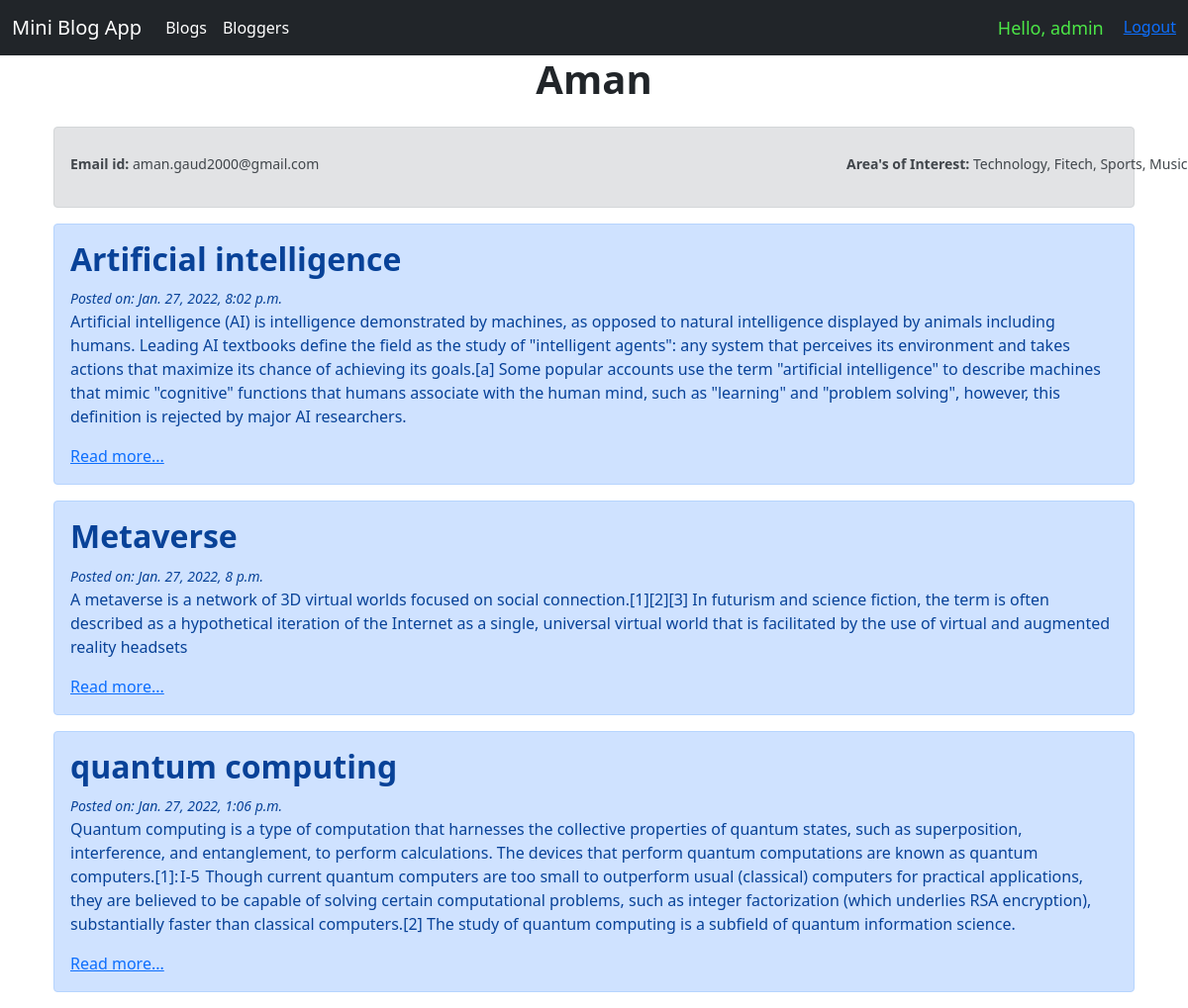
The page /blog/blogger/3 (signed in) on the database its author committed.
### blog/models.py (models this page shows)
class Post(models.Model):
    title = models.CharField(max_length=255)
    intro = models.TextField()
    body = models.TextField()
    date_added = models.DateTimeField(auto_now_add=True)
    blogger_name = models.ForeignKey(
        User, null=False, blank=False, on_delete=models.CASCADE, related_name="+")
    class Meta:
        ordering = ['-date_added']

### blog/views.py (the view)
# urls.py: path('blogger/<str:author_id>', views.blogger_detail, name="blogger_detail"),
def blogger_detail(request, author_id):
    blogger = User.objects.get(id=author_id)
    posts = Post.objects.filter(blogger_name=author_id)
    return render(request, 'blog/bloggerdetail.html', {'blogger': blogger, 'posts': posts})

### blog/templates/blog/bloggerdetail.html (shortened to what this page needs)
{% extends 'blog/base.html' %}
{% block content%}
    <div class="container"><br>
        <div  class="position-relative">
    <h1 class="h1 position-absolute top-10 start-50 translate-middle"><b>{{blogger.username}}</b></h1><br></div>
    <br>
      <div class="alert alert-secondary" role="alert">
<small> <span class=" position-relative top-50 start-0 translate-middle"><b>Email id:</b> {{blogger.email}}</span>
  <span class="position-relative top-50 start-50 translate-middle"><b>Area's of Interest:</b> Technology, Fitech, Sports, Music</span></small>
      </div>
      {% for post in posts%}
      <div class="alert alert-primary" role="alert">
        <h2 class="h2"><b>{{post.title}}</b></h2>
        <small><i> Posted on: {{post.date_added}}</i></small>
        <p>{{post.intro}}</p>
        <a href="{% url 'blog_post_detail' post.id%}"> Read more...</a>
      </div>
    {% endfor %}
</div>
{% endblock %}

### blog/templates/blog/base.html (shortened to what this page needs)
<!doctype html>
<html lang="en">
  <head>
    <link href="https://cdn.jsdelivr.net/npm/bootstrap@5.0.2/dist/css/bootstrap.min.css" rel="stylesheet">
  </head>
  <body>
    <nav class="navbar navbar-expand-lg navbar-dark bg-dark">
        <div class="container-fluid">
          <a class="navbar-brand" href="{% url 'home' %}">Mini Blog App</a>
          <div class="collapse navbar-collapse" id="navbarSupportedContent">
            <ul class="navbar-nav me-auto mb-2 mb-lg-0">
              <li class="nav-item">
                <a class="nav-link active" aria-current="page" href="{% url 'blogs_list' %}">Blogs</a>
              </li>
              <li class="nav-item">
                <a class="nav-link active" aria-current="page" href="{% url 'bloggers_list' %}">Bloggers</a>
              </li>
            </ul>
            <ul class="navbar-nav ml-auto">
              <li class="nav-item">
                <span class="hello-msg">Hello, {{request.user|default_if_none:"&nbsp;" }}</span>
              </li>
              <li class="nav-item">
                <span>
                  {% if request.user.is_authenticated %}
                  <a class="logout-msg" href="{% url 'logout' %}">
                    Logout</a>
                  {% else %}
                  <a class="logout-msg" href="{% url 'login' %}">
                    Login</a>
                  {% endif %}
                       </span>
              </li>
            </ul>
          </div>
        </div>
      </nav>
      <section>
        <div class="container">
          {% block content%}
          {% endblock%}
        </div>
      </section>
  </body>
</html>

### blog/templates/blog/base.html (style rules this page uses)
.hello-msg { font-size: 18px; color: rgb(76, 231, 71); margin-right: 20px; }

### rows shown on the page
Post: title "Artificial intelligence", date_added "Jan. 27, 2022, 8:02 p.m.", intro "Artificial intelligence (AI) is intelligence demonstrated by machines, as opposed to natural intelligence displayed by animals including humans. Leading AI textbooks define the field as the study of \"intelligent agents\": any system that perceives its environment and takes actions that maximize its chance of achieving its goals.[a] Some popular accounts use the term \"artificial intelligence\" to describe machines that mimic \"cognitive\" functions that humans associate with the human mind, such as \"learning\" and \"problem solving\", however, this definition is rejected by major AI researchers."
Post: title "Metaverse", date_added "Jan. 27, 2022, 8 p.m.", intro "A metaverse is a network of 3D virtual worlds focused on social connection.[1][2][3] In futurism and science fiction, the term is often described as a hypothetical iteration of the Internet as a single, universal virtual world that is facilitated by the use of virtual and augmented reality headsets"
Post: title "quantum computing", date_added "Jan. 27, 2022, 1:06 p.m.", intro "Quantum computing is a type of computation that harnesses the collective properties of quantum states, such as superposition, interference, and entanglement, to perform calculations. The devices that perform quantum computations are known as quantum computers.[1]: I-5 Though current quantum computers are too small to outperform usual (classical) computers for practical applications, they are believed to be capable of solving certain computational problems, such as integer factorization (which underlies RSA encryption), substantially faster than classical computers.[2] The study of quantum computing is a subfield of quantum information science."

### other values the page prints
{{ request.user|default_if_none:"&nbsp;" }} "admin"
{{ blogger.username }} "Aman"
{{ blogger.email }} "aman.gaud2000@gmail.com"
